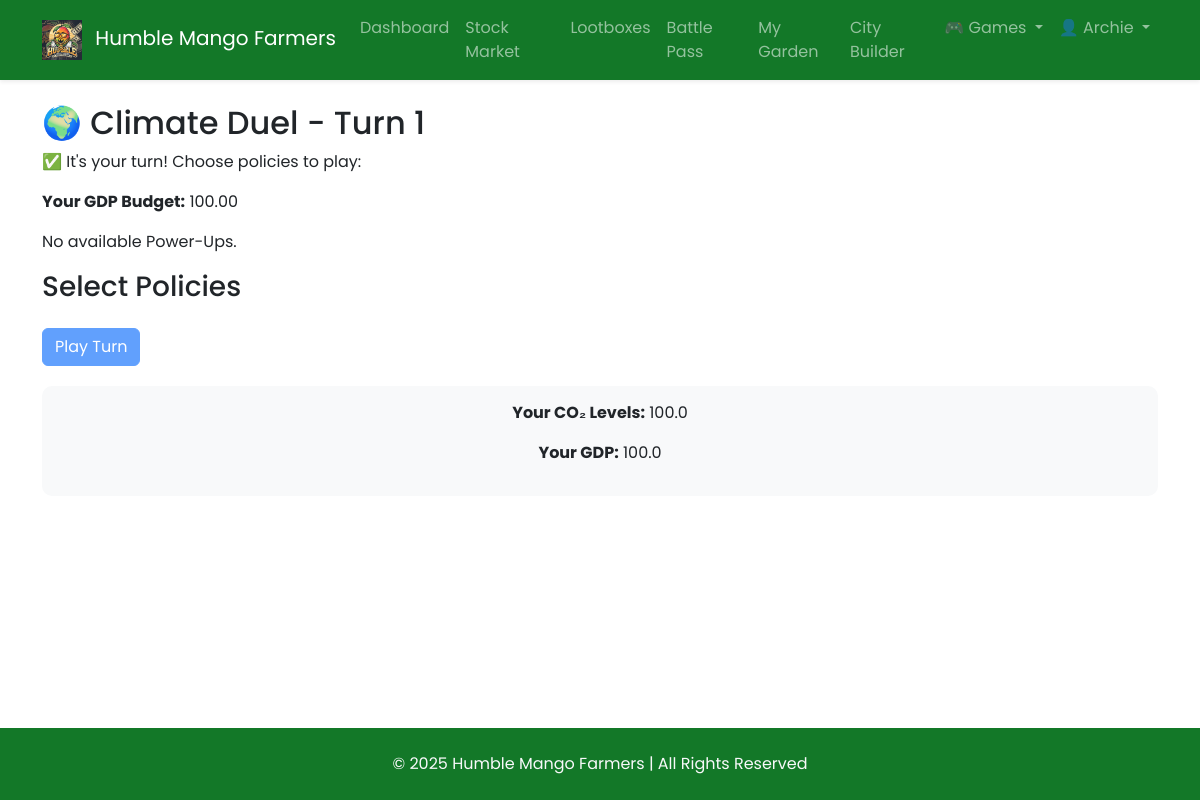
The page /climate_duels/play/1/ (signed in) on the database its author committed.
### apps/climate_duels/models.py (models this page shows, shortened)
class ClimateDuel(models.Model):
    player_one = models.ForeignKey(User, on_delete=models.CASCADE, related_name="climate_duels_as_p1")
    player_two = models.ForeignKey(User, on_delete=models.CASCADE, related_name="climate_duels_as_p2", null=True, blank=True)
    created_at = models.DateTimeField(auto_now_add=True)
    active = models.BooleanField(default=True)
    player_one_budget = models.FloatField(default=100.0)  # Each player starts with 100 units of currency
    player_two_budget = models.FloatField(default=100.0)
    player_one_co2 = models.FloatField(default=100.0)  # Each player starts with 100 CO₂ units
    player_two_co2 = models.FloatField(default=100.0)
    player_one_gdp = models.FloatField(default=100.0)  # Economic stability
    player_two_gdp = models.FloatField(default=100.0)
    current_turn = models.IntegerField(default=1)

### apps/climate_duels/views.py (the view, shortened to what this page needs)
# urls.py: path("play/<int:duel_id>/", views.play_turn, name="play_turn"),
@login_required
def play_turn(request, duel_id):
    duel = get_object_or_404(ClimateDuel, id=duel_id)
    if not duel.active:
        return redirect("climate_duels:duel_results", duel_id=duel.id)
    if request.user not in [duel.player_one, duel.player_two]:
        messages.error(request, "You are not part of this duel.")
        return redirect("climate_duels:duel_list")
    is_player_one_turn = duel.current_turn % 2 == 1
    is_player_turn = (is_player_one_turn and request.user == duel.player_one) or \
                     (not is_player_one_turn and request.user == duel.player_two)
    if not is_player_turn:
        return render(request, "climate_duels/wait_turn.html", {"duel": duel})
    player_budget = duel.player_one_budget if request.user == duel.player_one else duel.player_two_budget
    affordable_policies = Policy.objects.filter(cost__lte=player_budget)
    policies = Policy.objects.all()
    powerups = PlayerPowerUp.objects.filter(user=request.user).select_related('powerup')
    return render(request, "climate_duels/play_turn.html", {
        "duel": duel,
        "policies": policies,
        "powerups": powerups,
        "player_budget": duel.player_one_budget if request.user == duel.player_one else duel.player_two_budget,
    })

### apps/casino/context_processors.py (called while the page is built)
def green_fund_context(request):
    from apps.casino.models import GreenFund  # Import inside the function
    fund, created = GreenFund.objects.get_or_create(id=1)
    return {"green_fund": fund}

### templates/climate_duels/play_turn.html (shortened to what this page needs)
{% extends "base.html" %}
{% block content %}
<h2>🌍 Climate Duel - Turn {{ duel.current_turn }}</h2>
{% if duel.current_turn|divisibleby:2 and request.user == duel.player_two or not duel.current_turn|divisibleby:2 and request.user == duel.player_one %}
    <p>✅ It's your turn! Choose policies to play:</p>
    <p><strong>Your GDP Budget:</strong> <span id="gdp-budget" data-budget="{{ player_budget }}">{{ player_budget|floatformat:2 }}</span></p>
    <form method="POST">
        {% if powerups %}
            <h3>Use a Power-Up</h3>
            <div class="powerup-selection">
                {% for powerup in powerups %}
                    <label class="powerup-card">
                        <input type="radio" name="powerup_id" value="{{ powerup.id }}" class="powerup-radio">
                        <div class="powerup-info">
                            <h3>{{ powerup.name }}</h3>
                            <p>Effect: <strong>{{ powerup.effect_description }}</strong></p>
                        </div>
                    </label>
                {% endfor %}
            </div>
        {% else %}
            <p>No available Power-Ups.</p>
        {% endif %}
        <h3>Select Policies</h3>
        <button type="submit" id="playTurnButton" class="btn btn-primary mt-3" disabled>Play Turn</button>
    </form>
{% else %}
    <p>⏳ Waiting for your opponent to play...</p>
{% endif %}
<div class="player-stats">
    <p><strong>Your CO₂ Levels:</strong>
        {% if request.user == duel.player_one %}
            {{ duel.player_one_co2 }}
        {% else %}
            {{ duel.player_two_co2 }}
        {% endif %}
    </p>
    <p><strong>Your GDP:</strong>
        {% if request.user == duel.player_one %}
            {{ duel.player_one_gdp }}
        {% else %}
            {{ duel.player_two_gdp }}
        {% endif %}
    </p>
</div>
{% endblock %}

### templates/base.html (shortened to what this page needs)
<!DOCTYPE html>
<html lang="en">
<head>
    {% load static %}
    <link rel="stylesheet" href="https://cdn.jsdelivr.net/npm/bootstrap@5.3.0/dist/css/bootstrap.min.css">
    <link rel="stylesheet" href="{% static 'css/style.css' %}">
</head>
<body class="d-flex flex-column min-vh-100" style="font-family: 'Poppins', sans-serif;">
    <header>
      <nav class="navbar navbar-expand-lg navbar-dark bg-dark sticky-top shadow-sm">
          <div class="container">
              <a class="navbar-brand" href="{% url 'home' %}">
                  <img src="{% static 'images/HumbleMango.png' %}" alt="Logo" style="height: 40px; margin-right: 8px;">
                  Humble Mango Farmers
              </a>
              <div class="collapse navbar-collapse" id="navbarNav">
                  <ul class="navbar-nav ms-auto">
                      {% if user.is_authenticated %}
                          <li class="nav-item"><a class="nav-link" href="{% url 'users:dashboard' %}">Dashboard</a></li>
                      {% endif %}
                      <li class="nav-item"><a class="nav-link" href="{% url 'market:market_home' %}">Stock Market</a></li>
                      <li class="nav-item"><a class="nav-link" href="{% url 'crate_inventory' %}">Lootboxes</a></li>
                      <li class="nav-item"><a class="nav-link" href="{% url 'battlepass' %}">Battle Pass</a></li>
                      <li class="nav-item"><a class="nav-link" href="{% url 'garden_dashboard' %}">My Garden</a></li>
                      <li class="nav-item"><a class="nav-link" href="{% url 'city_dashboard' %}">City Builder</a></li>
                      <li class="nav-item dropdown">
                          <a class="nav-link dropdown-toggle" href="#" id="gamesDropdown" role="button" data-bs-toggle="dropdown" aria-expanded="false">
                              🎮 Games
                          </a>
                      </li>
                      {% if user.is_authenticated %}
                          <li class="nav-item dropdown">
                              <a class="nav-link dropdown-toggle" href="#" id="userDropdown" role="button" data-bs-toggle="dropdown" aria-expanded="false">
                                  👤 {{ user.username }}
                              </a>
                          </li>
                      {% else %}
                          <li class="nav-item"><a class="nav-link" href="{% url 'users:login' %}">Login</a></li>
                          <li class="nav-item"><a class="nav-link" href="{% url 'users:signup' %}">Sign Up</a></li>
                      {% endif %}
                  </ul>
              </div>
          </div>
      </nav>
    </header>
    <main class="flex-grow-1">
      <div class="container py-4">
          {% block content %}{% endblock %}
      </div>
    </main>
    <footer class="bg-dark text-light text-center py-4 mt-auto">
        <div class="container">
            <p class="mb-0">&copy; 2025 Humble Mango Farmers | All Rights Reserved</p>
        </div>
    </footer>
</body>
</html>

### static/css/style.css (style rules this page uses)
.navbar { background-color: #137828 !important; }
.footer, .bg-dark { background-color: #137828 !important; }

### static/css/variables.css (style rules this page uses)
:root { --rarity-common: #81C784; --rarity-uncommon: #4FC3F7; --rarity-rare: #FFF176; --rarity-epic: #F06292; --rarity-legendary: #FFB74D; }

### templates/climate_duels/play_turn.html (style rules this page uses)
.player-stats { margin-top: 20px; padding: 15px; background-color: #f8f9fa; border-radius: 10px; text-align: center; }

### rows shown on the page
ClimateDuel: current_turn "1", player_one_budget "100.00", player_one_co2 "100.0", player_one_gdp "100.0"

### other values the page prints
{{ user.username }} "Archie"
